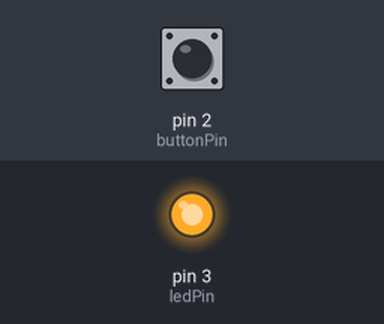
Simulated run of this sketch. Board: Arduino Uno, built with avr-gcc and run on an emulated ATmega328P. On the bench: output pins drawn as LEDs (lit = HIGH). Dashed ring = blinking. Inputs (shaded band) come from the test bench; at power-on: pin 2 (buttonPin) LOW.

Above: at 1.2 s.
1.3 s: pin 2 (buttonPin) pulled HIGH for 0.15 s
At 2.9 s:
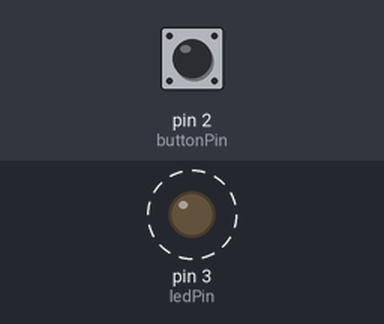
Timing chart, 0 to 10.4 s (numbered marks = the images above; inputs shaded):
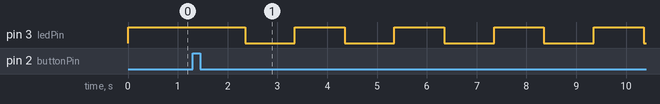

Measured:
- after the input at 1.3 s, pin 3 (ledPin): alternates HIGH for 1.0 s and LOW for 1.0 s, starting after 1.1 s

The sketch:

coding_practice.ino
```cpp
const int ledPin = 3;
const int buttonPin = 2;

// LED 模式
int ledMode = 0;

// 按鈕狀態
int buttonState = LOW;
int lastButtonReading = LOW;

// 防彈跳
unsigned long lastDebounceTime = 0;
const unsigned long debounceDelay = 50;

// LED 閃爍計時
unsigned long previousMillis = 0;
bool ledState = HIGH;

// 閃爍速度
const unsigned long slowInterval = 1000;
const unsigned long mediumInterval = 500;
const unsigned long fastInterval = 200;

void setup() {
  pinMode(ledPin, OUTPUT);

  // 按鈕使用外部模組的 VCC
  pinMode(buttonPin, INPUT);

  // 初始狀態：LED 恆亮
  digitalWrite(ledPin, HIGH);
}

void loop() {

  // ===== 按鈕讀取 =====

  int reading = digitalRead(buttonPin);

  if (reading != lastButtonReading) {
    lastDebounceTime = millis();
  }

  if (millis() - lastDebounceTime > debounceDelay) {

    if (reading != buttonState) {
      buttonState = reading;

      // 偵測按下按鈕
      if (buttonState == HIGH) {

        ledMode++;

        // 第4次按下回到恆亮
        if (ledMode > 3) {
          ledMode = 0;
        }

        // 重設閃爍計時
        previousMillis = millis();

        // 切換模式時先亮燈
        ledState = HIGH;
        digitalWrite(ledPin, HIGH);
      }
    }
  }

  lastButtonReading = reading;


  // ===== LED 模式控制 =====

  // 模式0：恆亮
  if (ledMode == 0) {
    digitalWrite(ledPin, HIGH);
  }

  // 模式1、2、3：不同速度閃爍
  else {

    unsigned long interval;

    if (ledMode == 1) {
      interval = slowInterval;
    }
    else if (ledMode == 2) {
      interval = mediumInterval;
    }
    else {
      interval = fastInterval;
    }

    // 判斷是否達到閃爍時間
    if (millis() - previousMillis >= interval) {

      previousMillis = millis();

      ledState = !ledState;

      digitalWrite(ledPin, ledState);
    }
  }
}
```
